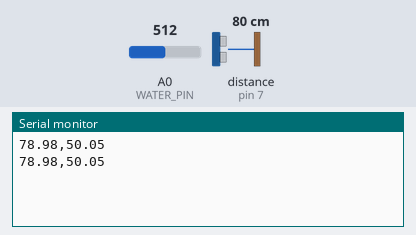
The sketch below on a simulated Arduino Uno, built with avr-gcc and run on an emulated ATmega328P. Shown: the last lines printed to the serial monitor. Wiring (inferred from the names in the program): ultrasonic range finder: trigger pin 8; echo pin 7. The inputs (shaded band) are chosen by the test bench; at power-on: distance to the obstacle (sensor on pin 7) 80 cm, A0 (WATER_PIN) = 512. The echo pulse lasts 58.3 µs per cm.

Above: at 1.8 s.
1.9 s: distance to the obstacle (sensor on pin 7) set to 2 cm
At 2.5 s:
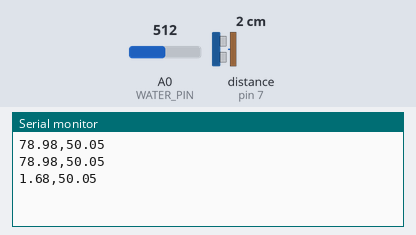
3.4 s: A0 (WATER_PIN) set to 716
At 4.7 s:
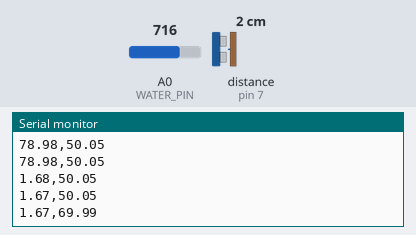
4.9 s: distance to the obstacle (sensor on pin 7) set to 4 cm
At 5.8 s:
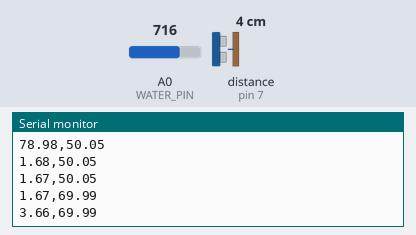
6.4 s: A0 (WATER_PIN) set to 900
At 7.8 s:
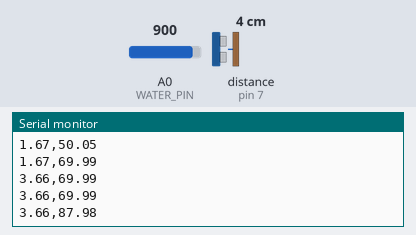
Timing chart, 0 to 8.9 s (numbered marks = the images above; inputs shaded):
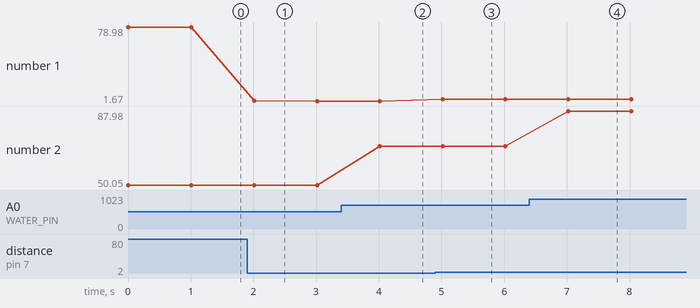

The sketch:

v2.0.ino
```cpp
#define WATER_PIN A0
#define TRIG_PIN 8
#define ECHO_PIN 7

long duration;
float distanceCm;
int waterValue;
float waterLevelCm;

float sensorHeightCm = 100; // adjust as your setup
float waterMax = 1023.0;

void setup() {
  Serial.begin(9600);
  pinMode(TRIG_PIN, OUTPUT);
  pinMode(ECHO_PIN, INPUT);
}

float readDistance() {
  digitalWrite(TRIG_PIN, LOW);
  delayMicroseconds(2);
  digitalWrite(TRIG_PIN, HIGH);
  delayMicroseconds(10);
  digitalWrite(TRIG_PIN, LOW);

  long duration = pulseIn(ECHO_PIN, HIGH, 60000);
  if (duration == 0) return -1;
  return (duration * 0.034) / 2.0;
}

float readWaterLevel() {
  waterValue = analogRead(WATER_PIN);
  waterLevelCm = (waterValue / waterMax) * sensorHeightCm;
  return waterLevelCm;
}

void loop() {
  distanceCm = readDistance();
  waterLevelCm = readWaterLevel();

  Serial.print(distanceCm);
  Serial.print(",");
  Serial.println(waterLevelCm);

  delay(1000);
}
```

Measured:
- after the input at 1.9 s, the serial monitor: prints a new line after 0.11 s (image 1)
- after the input at 3.4 s, the serial monitor: prints a new line after 0.62 s (image 2)
- after the input at 4.9 s, the serial monitor: prints a new line after 0.12 s (image 3)
- after the input at 6.4 s, the serial monitor: prints a new line after 0.62 s (image 4)
- plotted number 1: 78.98 → 1.67 after the input at 1.9 s, 1.67 → 3.66 after the input at 4.9 s
- plotted number 2: 50.05 → 69.99 after the input at 3.4 s, 69.99 → 87.98 after the input at 6.4 s
